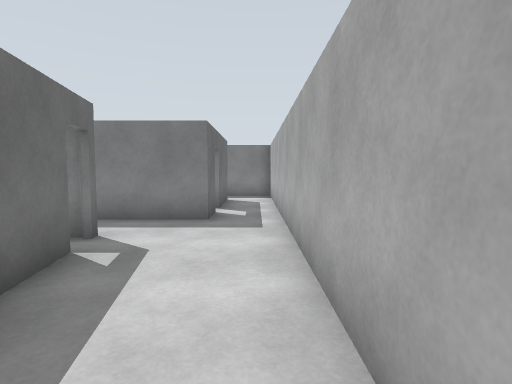
view 1 (above)

23 first-person views from a walk through a world built for the Gazebo simulator. The camera is 1.2 m above the floor, tilts 4° down and sees 80° across. The floor is counted in squares, 1 m on a side. Each view is taken from the middle of a square. On the plan, view 1 faces up. The plan holds only what a view shows up to about 13 squares ahead; the rest is blank. The place goes on beyond the plan. Gazebo's built-in surfaces are drawn with simple patterns.

view 2
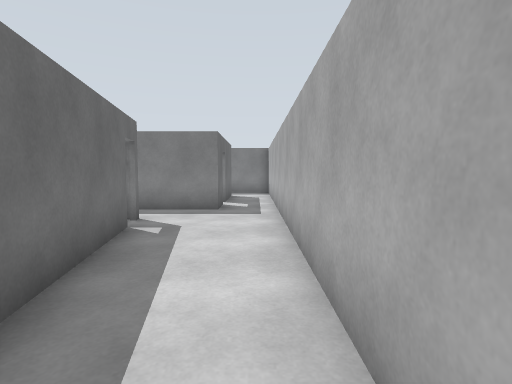

view 3
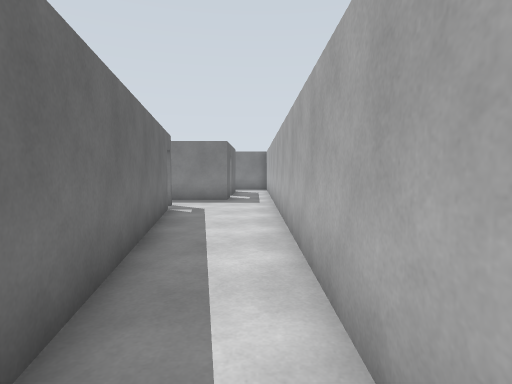

view 4
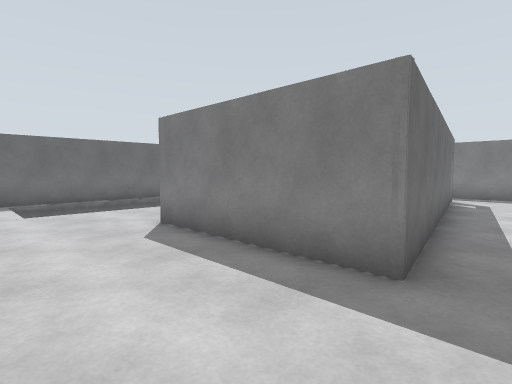

view 5
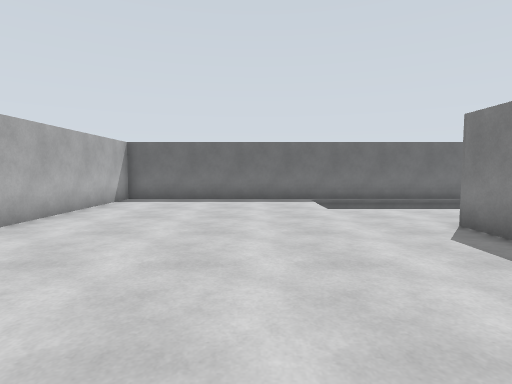

view 6
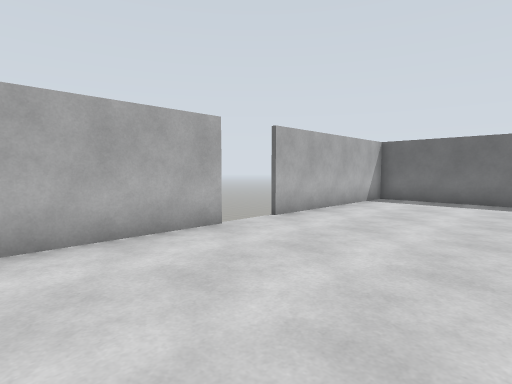

view 7
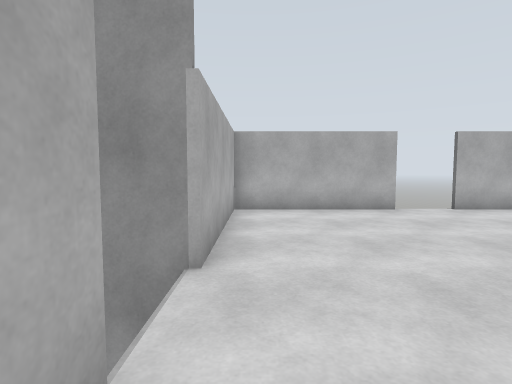

view 8
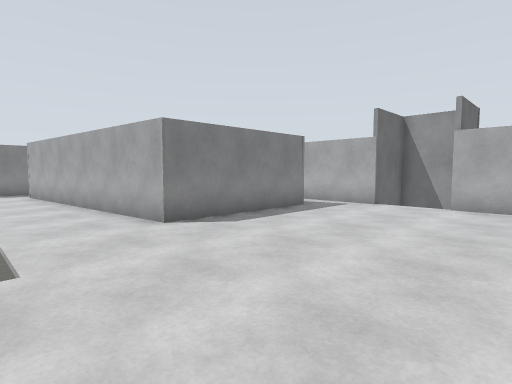

view 9
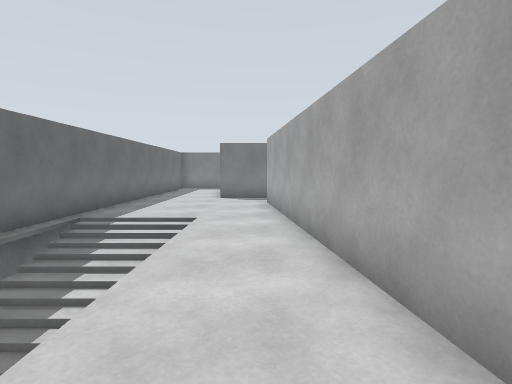

view 10
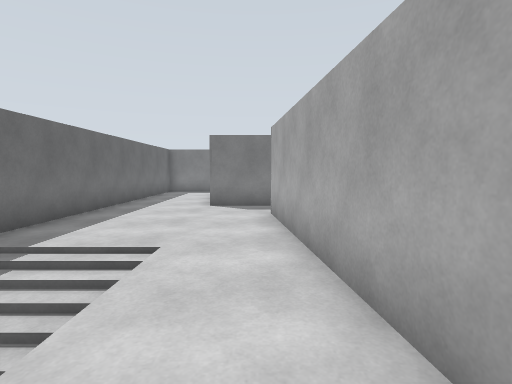

view 11
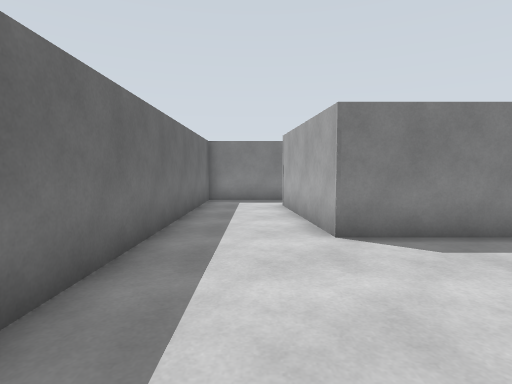

view 12
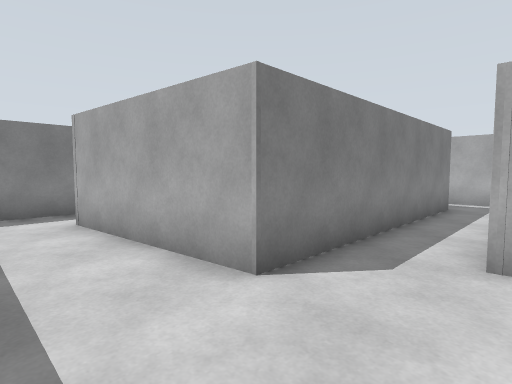

view 13
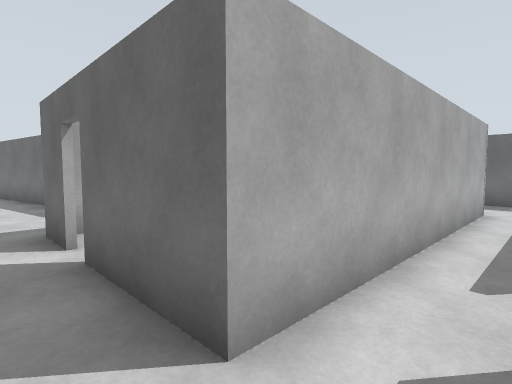

view 14
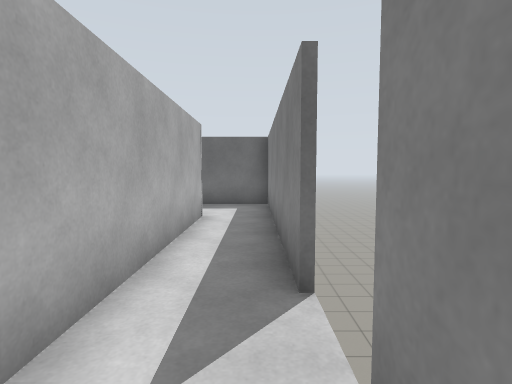

view 15
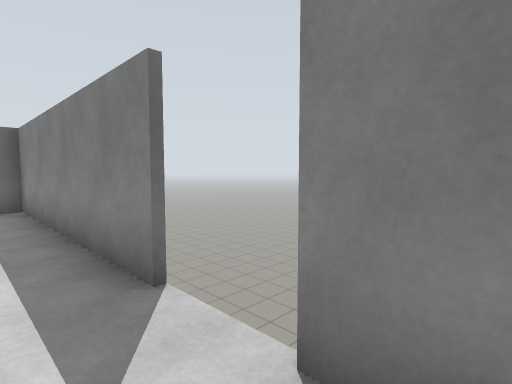

view 16
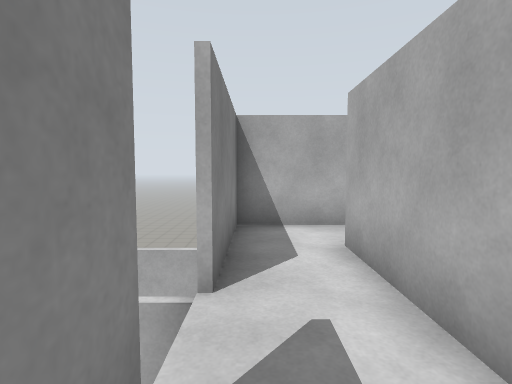

view 17
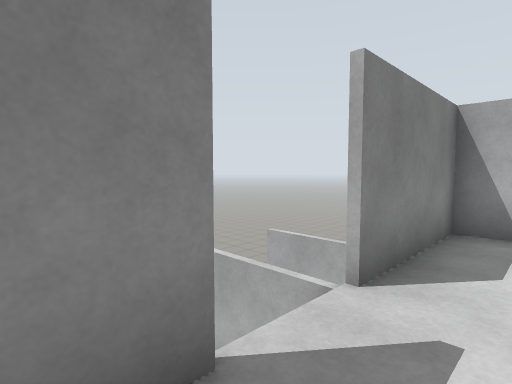

view 18
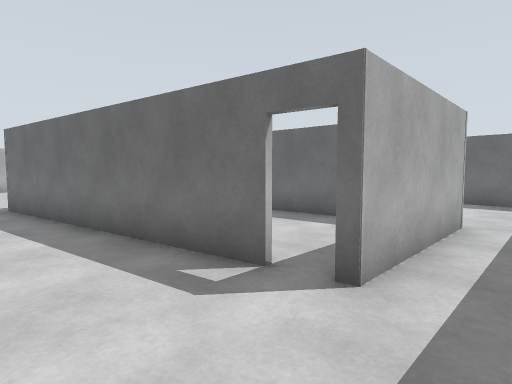

view 19
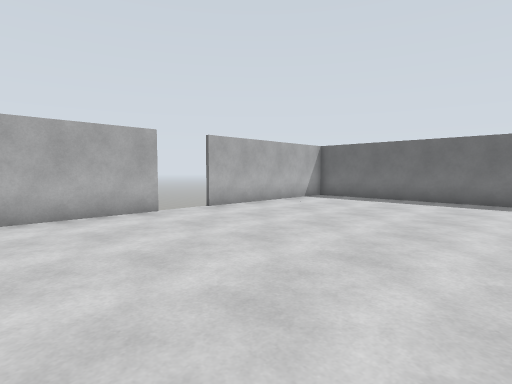

view 20
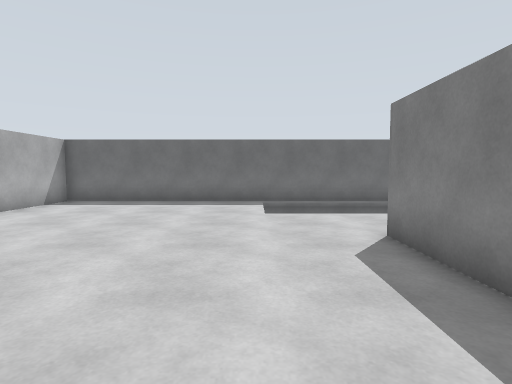

view 21
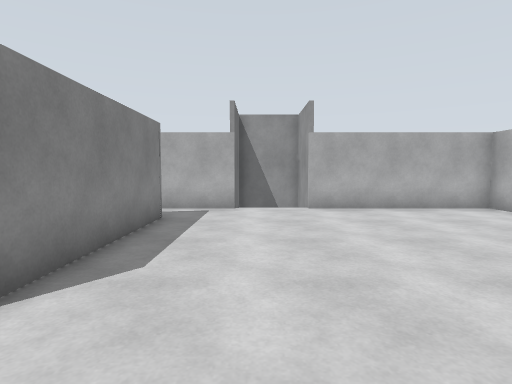

view 22
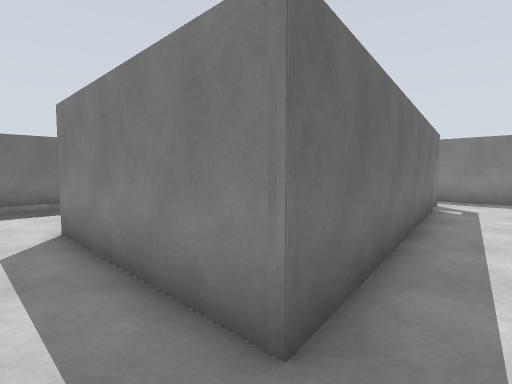

view 23
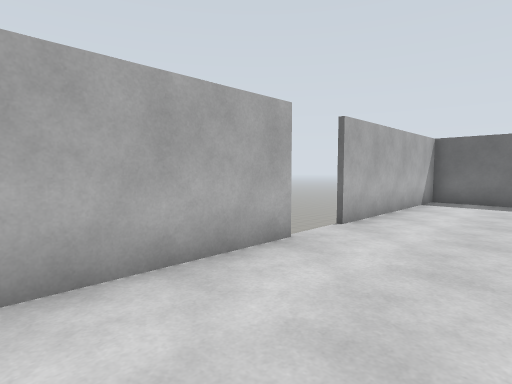

### Floor plan
Points are (right, up) in squares from view 1. A wall is a line through its corners. A room is listed if a view was taken in it or the views show most of it. See-through windows are left out.
Room 1 (views 1, 2, 18)
walls: (-2.7, 4.4) (-1.5, -2.7); (-1.2, 8.9) (-1.2, 7.4) (-7.4, 7.4); (-7.6, 5.6) (-2.9, 5.6); (0.7, -2.6) (0.7, 12.4); (-1.2, 12.6) (-1.2, 9.6)
ways out: opening at (-8, 6) to room 2; opening at (0, -3) to room 2; opening at (0, 13) to room 2; open door at (-3, 5); open door at (-1, 9)
Room 2 (views 3, 4, 5, 6, 7, 8, 9, 10, 11, 12, 13, 14, 15, 16, 17, 19, 20, 21, 22, 23)
walls: (-1.5, -2.7) (-1.2, -4.6) (-6.6, -4.6) (-7.6, 5.6); (1.5, -6.3) (0.7, -6.3) (0.7, -2.6); (-7.4, 7.4) (-9.6, 7.4) (-10.1, 12.6) (-1.2, 12.6); (-4.4, -14.4) (0.7, -14.4) (0.7, -8.7) (1.5, -8.7); (-4.9, 14.4) (-12.9, 14.4) (-12.9, -14.4) (-6.1, -14.4); (0.7, 12.4) (0.7, 14.4) (-3.1, 14.4)
ways out: opening at (-8, 6) to room 1; opening at (0, -3) to room 1; opening at (0, 13) to room 1; gap at (-5, 15); gap at (-4, -15); gap at (-3, 15); gap at (1, -9); gap at (1, -6)

Where each view was taken, in squares from view 1:
view 1: 0 up, 0 right, facing up
view 2: 2 down, 0 right, facing up
view 3: 5 down, 0 right, facing up
view 4: 8 down, 0 right, facing up-left
view 5: 9 down, 0 right, facing left
view 6: 9 down, 0 right, facing down-left
view 7: 5 down, 0 right, facing down
view 8: 11 down, 10 left, facing up-right
view 9: 6 down, 8 left, facing up
view 10: 3 down, 8 left, facing up
view 11: 2 up, 11 left, facing up
view 12: 5 up, 12 left, facing up-right
view 13: 14 up, 0 right, facing down-left
view 14: 14 up, 2 left, facing left
view 15: 13 up, 2 left, facing up-left
view 16: 14 up, 6 left, facing right
view 17: 13 up, 6 left, facing up-right
view 18: 7 up, 0 right, facing down-left
view 19: 6 down, 0 right, facing down-left
view 20: 7 down, 1 left, facing left
view 21: 7 down, 9 left, facing right
view 22: 6 down, 0 right, facing up-left
view 23: 11 down, 0 right, facing down-left
